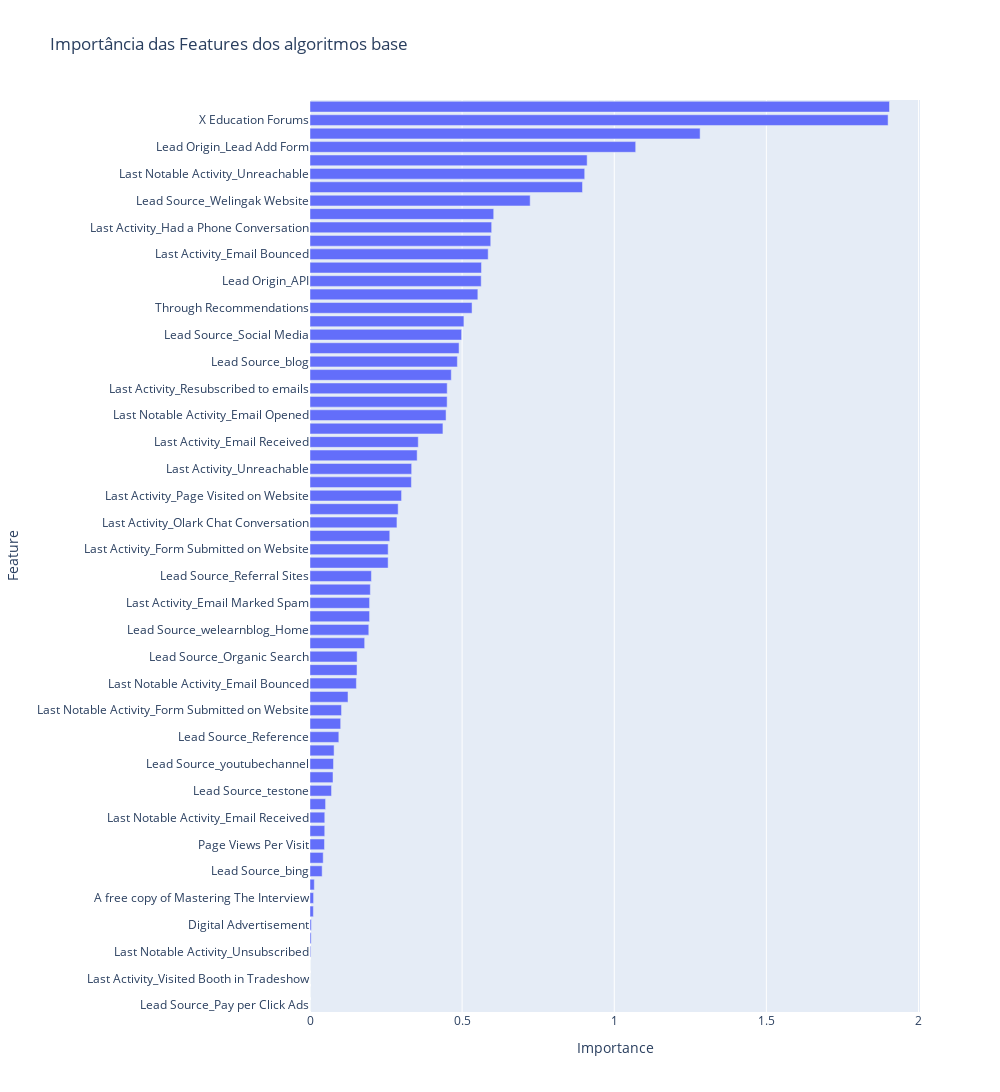

Notebook code cell kept with this figure:
### Code cell
# Mostrar o Ranking

fig = px.bar(df_feature_importances, x='Importance', y='Feature', orientation='h', title='Importância das Features dos algoritmos base')

fig.update_layout(height=1280,width=1000)

fig.show()

### Figure 1 — Plotly figure (JSON) as saved in the notebook; plotly's stock layout.template omitted (floating-point values rounded to 4 significant figures)
{"data": [{"hovertemplate": "Importance=%{x}<br>Feature=%{y}<extra></extra>", "legendgroup": "", "marker": {"color": "#636efa", "pattern": {"shape": ""}}, "name": "", "orientation": "h", "showlegend": false, "textposition": "auto", "type": "bar", "x": [0.0, 0.0, 0.0, 0.0, 0.002266, 0.003799, 0.004356, 0.01105, 0.01173, 0.0142, 0.03994, 0.04337, 0.04766, 0.04844, 0.04858, 0.05118, 0.07076, 0.07559, 0.07725, 0.07917, 0.09477, 0.1009, 0.1036, 0.1249, 0.1524, 0.1545, 0.1548, 0.1797, 0.1933, 0.1958, 0.1958, 0.1983, 0.2019, 0.2568, 0.2569, 0.2622, 0.2858, 0.2898, 0.301, 0.3333, 0.3342, 0.3522, 0.3558, 0.4369, 0.4472, 0.4507, 0.4509, 0.4644, 0.4844, 0.4899, 0.4983, 0.5059, 0.5326, 0.5517, 0.5627, 0.5636, 0.5856, 0.594, 0.5971, 0.6038, 0.7236, 0.8956, 0.9029, 0.911, 1.07, 1.282, 1.9, 1.905], "xaxis": "x", "y": ["Lead Source_Pay per Click Ads", "Lead Source_Live Chat", "Last Activity_Visited Booth in Tradeshow", "Last Notable Activity_Approached upfront", "Last Notable Activity_Unsubscribed", "Search", "Digital Advertisement", "Last Activity_Unsubscribed", "A free copy of Mastering The Interview", "Last Activity_Email Opened", "Lead Source_bing", "Lead Source_Google", "Page Views Per Visit", "Last Activity_Email Link Clicked", "Last Notable Activity_Email Received", "Last Activity_View in browser link Clicked", "Lead Source_testone", "Lead Origin_Lead Import", "Lead Source_youtubechannel", "TotalVisits", "Lead Source_Reference", "Last Activity_SMS Sent", "Last Notable Activity_Form Submitted on Website", "Newspaper Article", "Last Notable Activity_Email Bounced", "Lead Source_Click2call", "Lead Source_Organic Search", "Do Not Email", "Lead Source_welearnblog_Home", "Last Notable Activity_Email Marked Spam", "Last Activity_Email Marked Spam", "Last Notable Activity_Page Visited on Website", "Lead Source_Referral Sites", "Lead Source_WeLearn", "Last Activity_Form Submitted on Website", "Last Notable Activity_SMS Sent", "Last Activity_Olark Chat Conversation", "Lead Source_Direct Traffic", "Last Activity_Page Visited on Website", "Lead Source_Olark Chat", "Last Activity_Unreachable", "Last Notable Activity_View in browser link Clicked", "Last Activity_Email Received", "Last Notable Activity_Modified", "Last Notable Activity_Email Opened", "Last Notable Activity_Resubscribed to emails", "Last Activity_Resubscribed to emails", "Lead Source_NC_EDM", "Lead Source_blog", "Last Notable Activity_Email Link Clicked", "Lead Source_Social Media", "Lead Source_Facebook", "Through Recommendations", "Last Activity_Converted to Lead", "Lead Origin_API", "Last Notable Activity_Olark Chat Conversation", "Last Activity_Email Bounced", "Lead Origin_Landing Page Submission", "Last Activity_Had a Phone Conversation", "Last Notable Activity_Had a Phone Conversation", "Lead Source_Welingak Website", "Last Activity_Approached upfront", "Last Notable Activity_Unreachable", "Total Time Spent on Website", "Lead Origin_Lead Add Form", "Do Not Call", "X Education Forums", "Newspaper"], "yaxis": "y"}], "layout": {"barmode": "relative", "height": 1280, "legend": {"tracegroupgap": 0}, "title": {"text": "Importância das Features dos algoritmos base"}, "width": 1000, "xaxis": {"anchor": "y", "domain": [0, 1], "title": {"text": "Importance"}}, "yaxis": {"anchor": "x", "domain": [0, 1], "title": {"text": "Feature"}}}}
